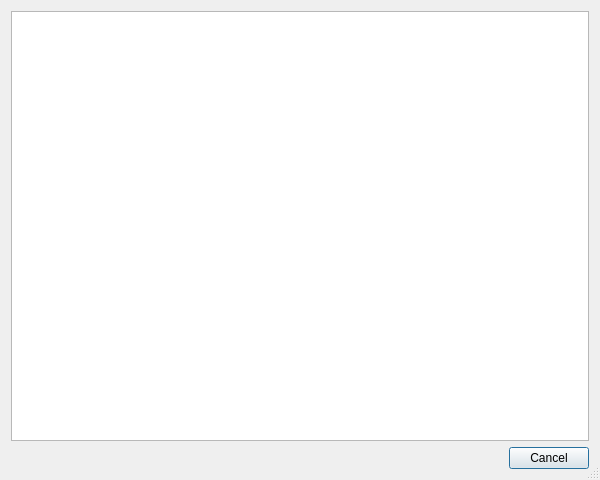
<ui version="4.0" >
 <class>AddFoundFilesDialog</class>
 <widget class="QDialog" name="AddFoundFilesDialog" >
  <property name="geometry" >
   <rect>
    <x>0</x>
    <y>0</y>
    <width>600</width>
    <height>480</height>
   </rect>
  </property>
  <property name="windowTitle" >
   <string>Add found files to project</string>
  </property>
  <property name="toolTip" >
   <string>Adds the found files to the current project.</string>
  </property>
  <property name="sizeGripEnabled" >
   <bool>true</bool>
  </property>
  <layout class="QVBoxLayout" >
   <item>
    <widget class="QListWidget" name="fileList" >
     <property name="toolTip" >
      <string>List of found files.</string>
     </property>
     <property name="alternatingRowColors" >
      <bool>true</bool>
     </property>
     <property name="selectionMode" >
      <enum>QAbstractItemView::ExtendedSelection</enum>
     </property>
     <property name="selectionBehavior" >
      <enum>QAbstractItemView::SelectRows</enum>
     </property>
    </widget>
   </item>
   <item>
    <widget class="QDialogButtonBox" name="buttonBox" >
     <property name="orientation" >
      <enum>Qt::Horizontal</enum>
     </property>
     <property name="standardButtons" >
      <set>QDialogButtonBox::Cancel</set>
     </property>
    </widget>
   </item>
  </layout>
 </widget>
 <layoutdefault spacing="6" margin="11" />
 <pixmapfunction>qPixmapFromMimeSource</pixmapfunction>
 <resources/>
 <connections>
  <connection>
   <sender>buttonBox</sender>
   <signal>rejected()</signal>
   <receiver>AddFoundFilesDialog</receiver>
   <slot>reject()</slot>
   <hints>
    <hint type="sourcelabel" >
     <x>145</x>
     <y>458</y>
    </hint>
    <hint type="destinationlabel" >
     <x>148</x>
     <y>476</y>
    </hint>
   </hints>
  </connection>
 </connections>
</ui>
